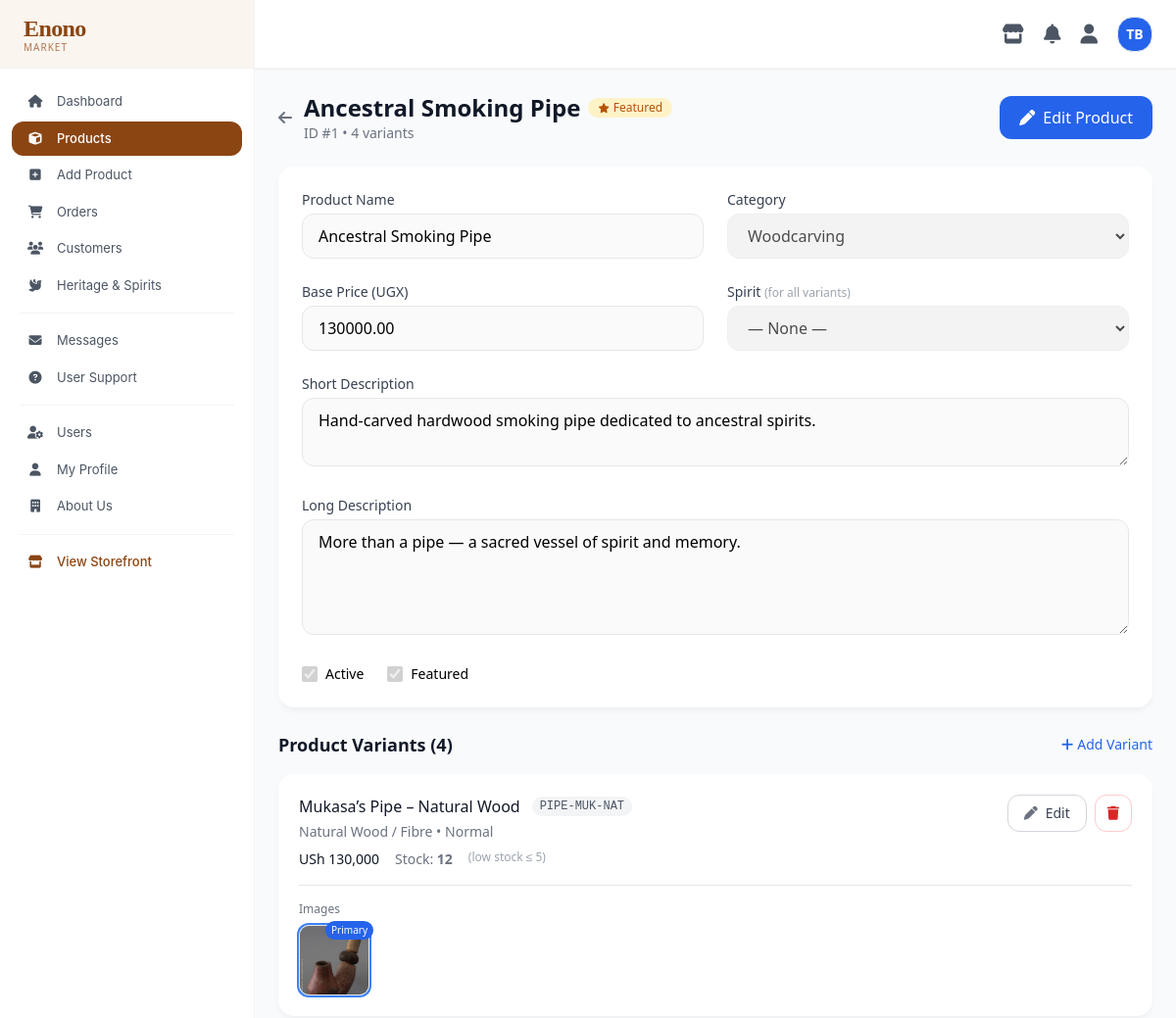
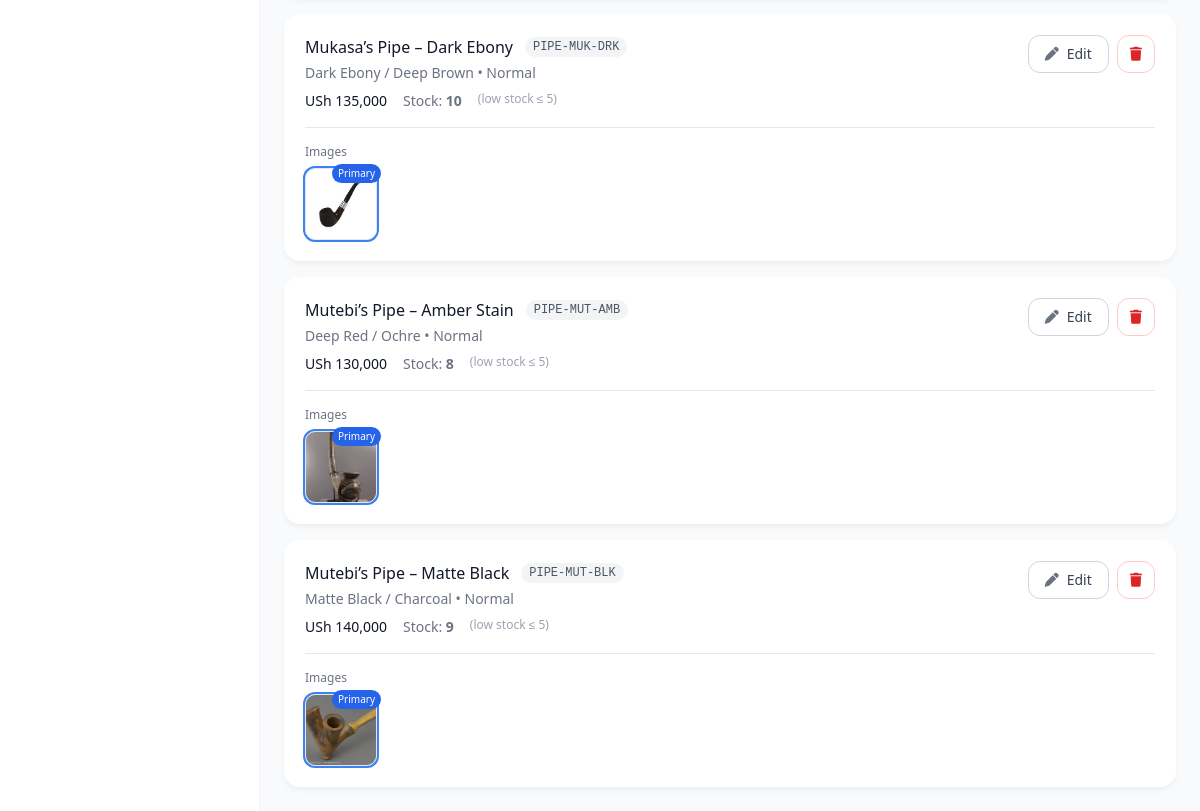
Page /Dashboard/view-product.php?id=1 (signed in) on the committed database (2 pictures, top to bottom).
### tables this page shows
CREATE TABLE `products` (
  `id` bigint(20) NOT NULL,
  `category_id` int(11) DEFAULT NULL,
  `spirit_id` int(11) DEFAULT NULL,
  `name` varchar(200) NOT NULL,
  `short_description` text DEFAULT NULL,
  `long_description` text DEFAULT NULL,
  `heritage_title` varchar(200) DEFAULT 'Heritage & History',
  `heritage_body` text DEFAULT NULL,
  `base_price` decimal(12,2) NOT NULL,
  `currency` char(3) DEFAULT 'UGX',
  `is_active` tinyint(1) DEFAULT 1,
  `is_featured` tinyint(1) DEFAULT 0,
  `meta_title` varchar(200) DEFAULT NULL,
  `meta_description` text DEFAULT NULL,
  `created_at` timestamp NOT NULL DEFAULT current_timestamp(),
  `updated_at` timestamp NOT NULL DEFAULT current_timestamp() ON UPDATE current_timestamp()
);

CREATE TABLE `categories` (
  `id` int(11) NOT NULL,
  `name` varchar(100) NOT NULL,
  `parent_id` int(11) DEFAULT NULL,
  `description` text DEFAULT NULL,
  `image_url` varchar(500) DEFAULT NULL,
  `sort_order` int(11) DEFAULT 0,
  `is_active` tinyint(1) DEFAULT 1,
  `deleted_at` timestamp NULL DEFAULT NULL,
  `created_at` timestamp NOT NULL DEFAULT current_timestamp()
);

CREATE TABLE `product_variants` (
  `id` bigint(20) NOT NULL,
  `product_id` bigint(20) NOT NULL,
  `spirit_id` int(11) DEFAULT NULL,
  `sku` varchar(50) NOT NULL,
  `name` varchar(250) NOT NULL,
  `title` varchar(250) NOT NULL,
  `image_url` varchar(500) DEFAULT NULL,
  `price` decimal(12,2) NOT NULL,
  `compare_at_price` decimal(12,2) DEFAULT NULL,
  `cost_price` decimal(12,2) DEFAULT NULL,
  `stock_quantity` int(11) NOT NULL DEFAULT 0,
  `low_stock_threshold` int(11) DEFAULT 5,
  `weight_grams` int(11) DEFAULT NULL,
  `is_active` tinyint(1) DEFAULT 1,
  `created_at` timestamp NOT NULL DEFAULT current_timestamp(),
  `updated_at` timestamp NOT NULL DEFAULT current_timestamp() ON UPDATE current_timestamp()
);

### Dashboard/view-product.php (the view, shortened to what this page needs)
<?php
require_once __DIR__ . '/../config/database-connection.php';
$productId = (int)($_GET['id'] ?? 0);
$stmt = $pdo->prepare("
    SELECT p.*, c.name AS category_name, s.name AS spirit_name
    FROM products p
    LEFT JOIN categories c ON c.id = p.category_id
    LEFT JOIN spirits s ON s.id = p.spirit_id
    WHERE p.id = ?
");
$stmt->execute([$productId]);
$product = $stmt->fetch(PDO::FETCH_ASSOC);
$variantsStmt = $pdo->prepare("
    SELECT
        pv.*,
        GROUP_CONCAT(DISTINCT av.display_value ORDER BY at.sort_order SEPARATOR ' • ') AS attributes_text
    FROM product_variants pv
    LEFT JOIN product_variant_attributes pva ON pva.variant_id = pv.id
    LEFT JOIN attribute_values av ON av.id = pva.attribute_value_id
    LEFT JOIN attribute_types at ON at.id = av.attribute_type_id
    WHERE pv.product_id = ?
    GROUP BY pv.id
    ORDER BY pv.id
");
$variantsStmt->execute([$productId]);
$variants = $variantsStmt->fetchAll(PDO::FETCH_ASSOC);
$imagesByVariant = [];
$categories = $pdo->query("
    SELECT id, name
    FROM categories
    WHERE is_active = 1 AND deleted_at IS NULL
    ORDER BY sort_order, name
")->fetchAll(PDO::FETCH_ASSOC);
function formatMoney($amount, $currency = 'UGX') {
    return 'USh ' . number_format((float)$amount, 0);
}
?>
<!DOCTYPE html>
<html lang="en">
<head>
    <script src="https://cdn.tailwindcss.com"></script>
    <link rel="stylesheet" href="https://cdnjs.cloudflare.com/ajax/libs/font-awesome/6.7.2/css/all.min.css">
</head>
<body class="flex h-screen overflow-hidden">
<?php include __DIR__ . '/includes/sidebar.php'; ?>
<div class="flex-1 flex flex-col h-full overflow-hidden">
    <?php include __DIR__ . '/includes/topbar.php'; ?>
    <div class="flex-1 overflow-auto p-6">
        <div class="max-w-6xl mx-auto">
            <div class="flex flex-wrap items-center justify-between gap-4 mb-6">
                <div class="flex items-center gap-3">
                    <a href="products.php" class="text-gray-500 hover:text-gray-800"><i class="fa fa-arrow-left"></i></a>
                    <div>
                        <div class="flex items-center gap-2 flex-wrap">
                            <h1 class="text-2xl font-semibold text-gray-900"><?= htmlspecialchars($product['name']) ?></h1>
                            <?php if ($product['is_featured']): ?>
                                <span class="inline-flex items-center gap-1 text-xs font-medium text-amber-700 bg-amber-100 px-2.5 py-0.5 rounded-full">
                                    <i class="fa fa-star text-[10px]"></i> Featured
                                </span>
                            <?php endif; ?>
                        </div>
                        <p class="text-gray-500 text-sm">
                            ID #<?= $product['id'] ?> • <?= count($variants) ?> variants
                        </p>
                    </div>
                </div>
                <button onclick="toggleEditMode()" id="editBtn"
                        class="bg-blue-600 hover:bg-blue-700 text-white px-5 py-2.5 rounded-xl font-medium flex items-center gap-2">
                    <i class="fa fa-pen"></i> Edit Product
                </button>
            </div>
            <div class="card p-6 mb-6">
                <form method="POST">
                    <div class="grid grid-cols-1 md:grid-cols-2 gap-6">
                        <div>
                            <label class="block text-sm font-medium text-gray-700 mb-1">Product Name</label>
                            <input type="text" name="name" value="<?= htmlspecialchars($product['name']) ?>"
                                   class="w-full px-4 py-2.5 border border-gray-200 rounded-xl focus:outline-none focus:border-blue-500 edit-field" disabled>
                        </div>
                        <div>
                            <label class="block text-sm font-medium text-gray-700 mb-1">Category</label>
                            <select name="category_id" class="w-full px-4 py-2.5 border border-gray-200 rounded-xl focus:outline-none focus:border-blue-500 edit-field" disabled>
                                <?php foreach ($categories as $cat): ?>
                                    <option value="<?= $cat['id'] ?>" <?= $product['category_id'] == $cat['id'] ? 'selected' : '' ?>>
                                        <?= htmlspecialchars($cat['name']) ?>
                                    </option>
                                <?php endforeach; ?>
                            </select>
                        </div>
                        <div>
                            <label class="block text-sm font-medium text-gray-700 mb-1">Base Price (UGX)</label>
                            <input type="number" name="base_price" value="<?= $product['base_price'] ?>"
                                   class="w-full px-4 py-2.5 border border-gray-200 rounded-xl focus:outline-none focus:border-blue-500 edit-field" disabled>
                        </div>
                        <div>
                            <label class="block text-sm font-medium text-gray-700 mb-1">
                                Spirit <span class="text-gray-400 text-xs">(for all variants)</span>
                            </label>
                            <select name="spirit_id" class="w-full px-4 py-2.5 border border-gray-200 rounded-xl focus:outline-none focus:border-blue-500 edit-field" disabled>
                                <option value="">— None —</option>
                            </select>
                        </div>
                        <div class="md:col-span-2">
                            <label class="block text-sm font-medium text-gray-700 mb-1">Short Description</label>
                            <textarea name="short_description" rows="2"
                                      class="w-full px-4 py-2.5 border border-gray-200 rounded-xl focus:outline-none focus:border-blue-500 edit-field" disabled><?= htmlspecialchars($product['short_description'] ?? '') ?></textarea>
                        </div>
                        <div class="md:col-span-2">
                            <label class="block text-sm font-medium text-gray-700 mb-1">Long Description</label>
                            <textarea name="long_description" rows="4"
                                      class="w-full px-4 py-2.5 border border-gray-200 rounded-xl focus:outline-none focus:border-blue-500 edit-field" disabled><?= htmlspecialchars($product['long_description'] ?? '') ?></textarea>
                        </div>
                        <div class="flex items-center gap-6">
                            <label class="flex items-center gap-2 cursor-pointer">
                                <input type="checkbox" name="is_active" value="1" <?= $product['is_active'] ? 'checked' : '' ?>
                                       class="w-4 h-4 edit-field" disabled>
                                <span class="text-sm font-medium">Active</span>
                            </label>
                            <label class="flex items-center gap-2 cursor-pointer">
                                <input type="checkbox" name="is_featured" value="1" <?= $product['is_featured'] ? 'checked' : '' ?>
                                       class="w-4 h-4 edit-field" disabled>
                                <span class="text-sm font-medium">Featured</span>
                            </label>
                        </div>
                    </div>
                </form>
            </div>
            <div class="flex items-center justify-between mb-4">
                <h2 class="text-lg font-semibold text-gray-900">Product Variants (<?= count($variants) ?>)</h2>
                <a href="edit-variant.php?product_id=<?= $productId ?>"
                   class="text-blue-600 hover:text-blue-700 font-medium text-sm flex items-center gap-1">
                    <i class="fa fa-plus"></i> Add Variant
                </a>
            </div>
            <?php if (empty($variants)): ?>
                <div class="card p-12 text-center text-gray-500">
                    No variants yet. <a href="edit-variant.php?product_id=<?= $productId ?>" class="text-blue-600 hover:underline">Add the first one</a>.
                </div>
            <?php else: ?>
                <div class="space-y-4">
                    <?php foreach ($variants as $v): ?>
                        <?php
                        $vImages = $imagesByVariant[$v['id']] ?? [];
                        if (empty($vImages) && !empty($v['image_url'])) {
                            $vImages = [[
                                'url'        => $v['image_url'],
                                'is_primary' => 1
                            ]];
                        }
                        ?>
                        <div class="card p-5 variant-card border border-transparent transition">
                            <div class="flex flex-wrap items-start justify-between gap-4">
                                <div class="flex-1 min-w-0">
                                    <div class="flex items-center gap-3 mb-1">
                                        <h3 class="font-medium text-gray-900">
                                            <?= htmlspecialchars($v['title'] ?: $v['name'] ?: 'Untitled') ?>
                                        </h3>
                                        <span class="text-xs bg-gray-100 text-gray-600 px-2 py-0.5 rounded-full font-mono">
                                            <?= htmlspecialchars($v['sku']) ?>
                                        </span>
                                    </div>
                                    <p class="text-sm text-gray-500 mb-2">
                                        <?= htmlspecialchars($v['attributes_text'] ?? 'No attributes') ?>
                                    </p>
                                    <div class="flex flex-wrap gap-4 text-sm">
                                        <span class="font-medium text-gray-900"><?= formatMoney($v['price']) ?></span>
                                        <span class="text-gray-500">Stock: <strong><?= (int)$v['stock_quantity'] ?></strong></span>
                                        <?php if (!empty($v['low_stock_threshold'])): ?>
                                            <span class="text-gray-400 text-xs">(low stock ≤ <?= (int)$v['low_stock_threshold'] ?>)</span>
                                        <?php endif; ?>
                                    </div>
                                </div>
                                <div class="flex items-center gap-2">
                                    <a href="edit-variant.php?id=<?= $v['id'] ?>"
                                       class="bg-white border border-gray-300 hover:border-gray-400 text-gray-700 px-4 py-2 rounded-xl text-sm font-medium flex items-center gap-2">
                                        <i class="fa fa-pen text-gray-500"></i> Edit
                                    </a>
                                    <button onclick="deleteVariant(<?= $v['id'] ?>)"
                                            class="bg-white border border-red-200 hover:border-red-300 text-red-600 px-3 py-2 rounded-xl text-sm">
                                        <i class="fa fa-trash"></i>
                                    </button>
                                </div>
                            </div>
                            <?php if (!empty($vImages)): ?>
                                <div class="mt-4 pt-4 border-t">
                                    <p class="text-xs font-medium text-gray-500 mb-2">Images</p>
                                    <div class="flex flex-wrap gap-3">
                                        <?php foreach ($vImages as $img): ?>
                                            <div class="relative">
                                                <img src="../<?= htmlspecialchars($img['url']) ?>"
                                                     class="img-thumb border <?= !empty($img['is_primary']) ? 'ring-2 ring-blue-500' : '' ?>"
                                                     onerror="this.src='../images/drum_logo.jpg'">
                                                <?php if (!empty($img['is_primary'])): ?>
                                                    <span class="absolute -top-1 -right-1 bg-blue-600 text-white text-[10px] px-1.5 py-0.5 rounded-full">Primary</span>
                                                <?php endif; ?>
                                            </div>
                                        <?php endforeach; ?>
                                    </div>
                                </div>
                            <?php else: ?>
                                <div class="mt-3 text-xs text-gray-400">No images for this variant</div>
                            <?php endif; ?>
                        </div>
                    <?php endforeach; ?>
                </div>
            <?php endif; ?>
        </div>
    </div>
</div>
</body>
</html>

### Dashboard/view-product.php (style rules this page uses)
body { background-color: #f8fafc; }
.card { background: white; border-radius: 16px; box-shadow: 0 4px 6px -1px rgb(0 0 0 / 0.05); }
.img-thumb { width: 72px; height: 72px; object-fit: cover; border-radius: 10px; background: #f1f5f9; }

### rows in the picture
products: name "Ancestral Smoking Pipe", id "1", category_id "Woodcarving", base_price "130000.00", short_description "Hand-carved hardwood smoking pipe dedicated to ancestral spirits.", long_description "More than a pipe — a sacred vessel of spirit and memory.", is_active "☑", is_featured "☑"
product_variants: title "Mukasa’s Pipe – Natural Wood", sku "PIPE-MUK-NAT", attributes_text "Natural Wood / Fibre • Normal", price "USh 130,000", stock_quantity "12", low_stock_threshold "5", image_url (picture)
product_variants: title "Mukasa’s Pipe – Dark Ebony", sku "PIPE-MUK-DRK", attributes_text "Dark Ebony / Deep Brown • Normal", price "USh 135,000", stock_quantity "10", low_stock_threshold "5", image_url (picture)
product_variants: title "Mutebi’s Pipe – Amber Stain", sku "PIPE-MUT-AMB", attributes_text "Deep Red / Ochre • Normal", price "USh 130,000", stock_quantity "8", low_stock_threshold "5", image_url (picture)
product_variants: title "Mutebi’s Pipe – Matte Black", sku "PIPE-MUT-BLK", attributes_text "Matte Black / Charcoal • Normal", price "USh 140,000", stock_quantity "9", low_stock_threshold "5", image_url (picture)

### other values in the picture
$initials "TB"
count($variants) "4"
